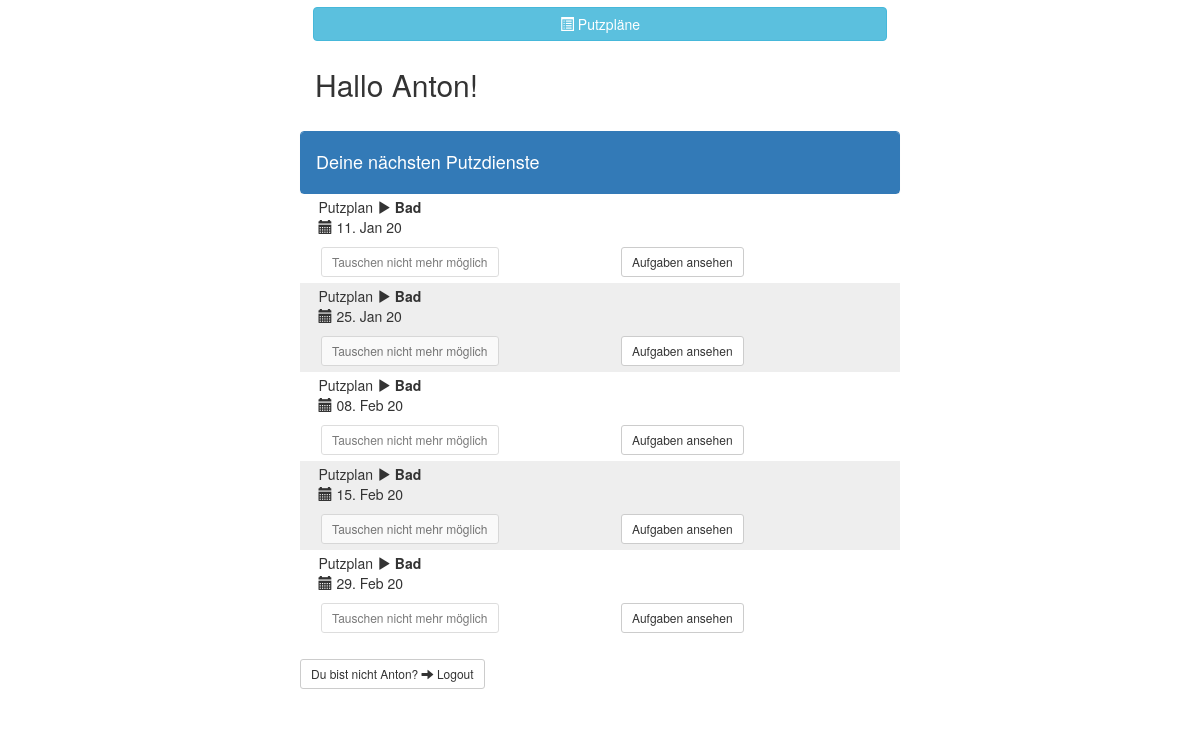
The app's page /du/seite2/ (signed in), older data.
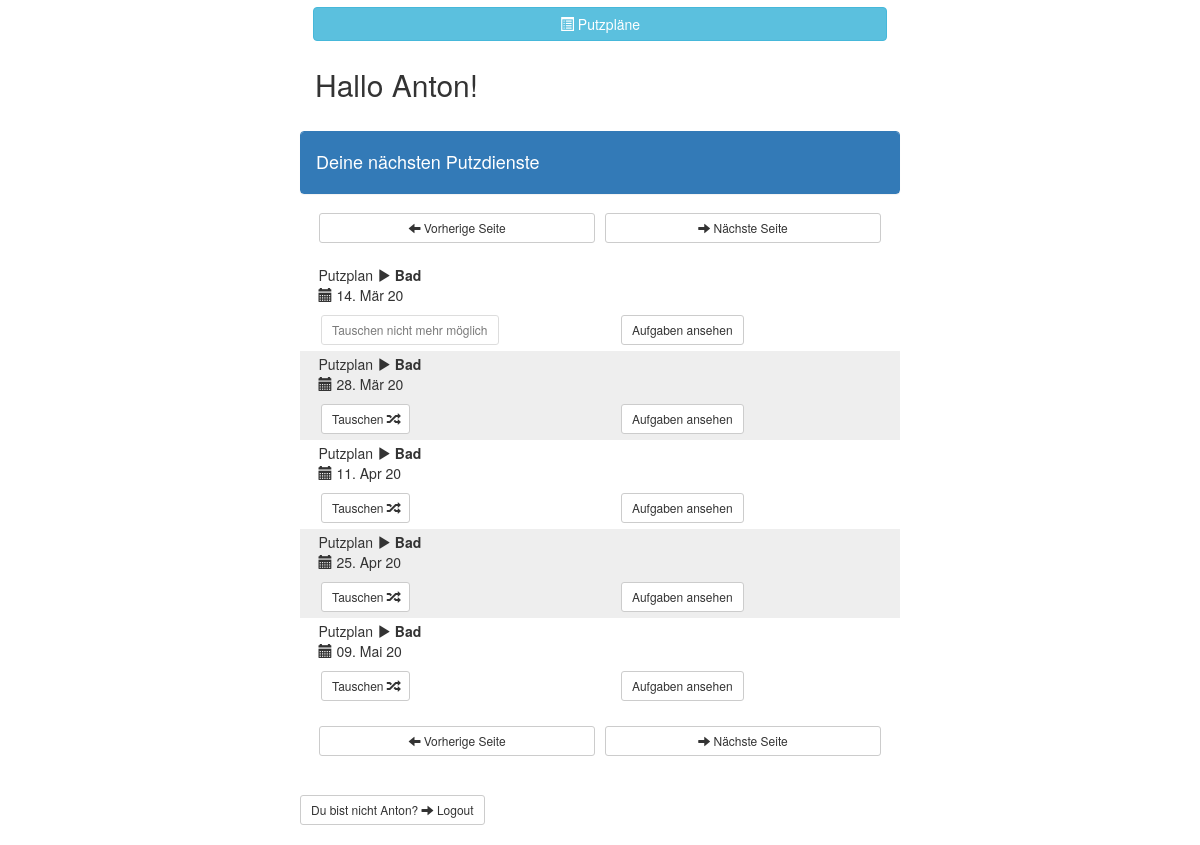
The same page, newer data.
### webinterface/models.py (models this page shows, shortened)
class Cleaner(models.Model):
    class Meta:
        ordering = ('name',)
    user = models.ForeignKey(User, on_delete=models.CASCADE, null=True)
    name = models.CharField(max_length=20, unique=True)
    slug = models.CharField(max_length=20, unique=True)
    time_zone = models.CharField(max_length=30, default="Europe/Berlin")
    slack_id = models.CharField(max_length=10, default='')
    PREFERENCE = ((1, 'Ich möchte immer nur einen Putzdienst auf einmal machen müssen.'),
                  (2, 'Ich möchte höchstens zwei Putzdienste auf einmal machen müssen.'),
                  (3, 'Mir ist es egal, wie viele Putzdienste ich auf einmal habe.'))
    preference = models.IntegerField(choices=PREFERENCE, default=2)
    objects = CleanerQuerySet.as_manager()

class Assignment(models.Model):
    cleaner = models.ForeignKey(Cleaner, on_delete=models.CASCADE)
    cleaners_comment = models.CharField(max_length=200)
    created = models.DateField(auto_now_add=timezone.now().date(), editable=False)
    cleaning_week = models.ForeignKey(CleaningWeek, on_delete=models.CASCADE, editable=False)
    schedule = models.ForeignKey(Schedule, on_delete=models.CASCADE, editable=False)
    objects = AssignmentQuerySet.as_manager()
    class Meta:
        ordering = ('-cleaning_week__week',)
    def assignment_date(self):
        return self.cleaning_week.assignment_date()
    def tasks_are_ready_to_be_done(self):
        return self.cleaning_week.tasks_are_ready_to_be_done()
    def has_passed(self):
        return self.assignment_date() < timezone.now().date() and not self.tasks_are_ready_to_be_done()
    def switch_requested(self):
        duty_switch = DutySwitch.objects.filter(requester_assignment=self).filter(acceptor_assignment__isnull=True)
        if duty_switch.exists():
            return duty_switch.first()
        else:
            return None

class Schedule(models.Model):
    class Meta:
        ordering = ('cleaners_per_date',)
    name = models.CharField(max_length=20, unique=True)
    slug = models.CharField(max_length=20, unique=True)
    CLEANERS_PER_DATE_CHOICES = ((1, 'Einen'), (2, 'Zwei'))
    cleaners_per_date = models.IntegerField(default=1, choices=CLEANERS_PER_DATE_CHOICES)
    WEEKDAYS = ((0, 'Montag'), (1, 'Dienstag'), (2, 'Mittwoch'), (3, 'Donnerstag'),
                (4, 'Freitag'), (5, 'Samstag'), (6, 'Sonntag'))
    weekday = models.IntegerField(default=6, choices=WEEKDAYS)
    FREQUENCY_CHOICES = ((1, 'Jede Woche'), (2, 'Gerade Wochen'), (3, 'Ungerade Wochen'))
    frequency = models.IntegerField(default=1, choices=FREQUENCY_CHOICES)
    disabled = models.BooleanField(default=False)
    objects = ScheduleQuerySet.as_manager()
    def __init__(self, *args, **kwargs):
        super(Schedule, self).__init__(*args, **kwargs)
        self.previous_cleaners_per_date = self.cleaners_per_date
        self.previous_frequency = self.frequency
    """
    Creates assignments cover a timespan and has several more options.

    Week numbers must be epoch week numbers as returned by date_to_epoch_week().
    @param start_week: First week number on which a new Assignment will be created.
    @param end_week: Last week number on which a new Assignment will be created
    @param mode Sets the mode of creation:
    - 1(default): Delete existing Assignments and CleaningDays and regenerate them throughout time frame
    - 2: Keep existing Assignments and only create new ones where there are none already
    - 3: Only reassign Assignments on existing CleaningDays, don't generate new CleaningDays
    """

class CleaningWeek(models.Model):
    class Meta:
        ordering = ('-week',)
        unique_together = ('week', 'schedule')
    week = models.IntegerField(editable=False)
    excluded = models.ManyToManyField(Cleaner)
    schedule = models.ForeignKey(Schedule, on_delete=models.CASCADE, editable=False)
    tasks_valid = models.BooleanField(default=False)
    assignments_valid = models.BooleanField(default=False)
    disabled = models.BooleanField(default=False)
    objects = CleaningWeekQuerySet.as_manager()
    def __init__(self, *args, **kwargs):
        super().__init__(*args, **kwargs)
    def assignment_date(self):
        return epoch_week_to_monday(self.week) + datetime.timedelta(days=self.schedule.weekday)
    def tasks_are_ready_to_be_done(self):
        for task in self.task_set.all():
            if task.my_time_has_come():
                return True
        return False
    def week_start(self):
        return epoch_week_to_monday(self.week)

### webinterface/views.py (the view, shortened to what this page needs)
# urls.py: path('du/seite<int:page>/', login_required(CleanerView.as_view()), name='cleaner'),
class CleanerView(TemplateView):
    template_name = "webinterface/cleaner.html"
    def get(self, request, *args, **kwargs):
        if request.user.is_superuser:
            return HttpResponseRedirect(reverse_lazy('webinterface:config'))
        try:
            cleaner = Cleaner.objects.get(user=request.user)
        except Cleaner.DoesNotExist:
            return Http404("Putzer existiert nicht")
        timezone.activate(cleaner.time_zone)
        context = dict()
        context['table_header'] = Schedule.objects.all().order_by('frequency')
        context['cleaner'] = cleaner
        assignments = context['cleaner'].assignment_set.order_by('cleaning_week__week')
        elements_per_page = 5
        pagination = Paginator(assignments, elements_per_page)
        context['page'] = pagination.get_page(kwargs['page'])
        context['answerable_dutyswitch_requests'] = []
        for dutyswitch in DutySwitch.objects.open().all():
            if cleaner.can_accept_duty_switch_request(dutyswitch):
                context['answerable_dutyswitch_requests'].append(dutyswitch)
        return self.render_to_response(context)

### webinterface/models.py (called while the page is built)
def epoch_week_to_monday(week: int) -> datetime.date:
    epoch_seconds = ((week * 7) - 3) * 24 * 60 * 60
    return datetime.date.fromtimestamp(time.mktime(time.gmtime(epoch_seconds)))

    def start_date(self):
        return self.cleaning_week.week_start() \
               + datetime.timedelta(days=self.cleaning_week.schedule.weekday) \
               - datetime.timedelta(days=self.template.start_days_before)

    def end_date(self):
        return self.cleaning_week.week_start() \
               + datetime.timedelta(days=self.cleaning_week.schedule.weekday) \
               + datetime.timedelta(days=self.template.end_days_after)

    def my_time_has_come(self):
        return self.start_date() <= timezone.now().date() <= self.end_date()

    def open(self, schedule=None):
        if schedule:
            return self.filter(acceptor_assignment__isnull=True).filter(requester_assignment__schedule=schedule)
        else:
            return self.filter(acceptor_assignment__isnull=True)

### webinterface/templates/webinterface/cleaner.html (shortened to what this page needs)
{% extends "webinterface/mobile_first_body.html" %}
{% load crispy_forms_tags %}
{% load tz %}
{% block main %}
        <div class="row">
            <div class="btn btn-group btn-group-md btn-group-justified" role="group">
                {% include "webinterface_snippets/button_to_schedule_list_page.html" %}
            </div>
        </div>
        <h2>Hallo {{ cleaner.name }}!</h2>
        <br>
        <div class="row">
            <div class="panel panel-primary" style="margin: 0">
                <div class="panel-heading">
                    <h4>Deine nächsten Putzdienste</h4>
                </div>
            </div>
            <div class="col-xs-12">
                {% include "webinterface_snippets/cleaner_pagination_buttons.html" %}
                {% for assignment in page %}
                    <div class="row" style="background-color: {% cycle "#FFFFFF" "#EEEEEE" %};">
                    <div class="col-xs-12">
                        {% include "webinterface_snippets/assignment_table_row.html" %}
                        <div class="row">
                            <div class="col-xs-6">
                                {% if not assignment.has_passed %}
                                    {% if assignment.switch_requested %}
                                        <a class="btn btn-warning btn-sm"
                                           href="{% url 'webinterface:dutyswitch-delete' assignment.switch_requested.pk page.number %}"
                                           role="button" style="white-space: normal; margin: 0.5em">
                                            Tauschanfrage löschen <span class="glyphicon glyphicon-remove"></span>
                                        </a>
                                    {% else %}
                                        <a class="btn btn-default btn-sm"
                                            href="{% url 'webinterface:dutyswitch-create' assignment.pk page.number %}"
                                            role="button" style="white-space: normal; margin: 0.5em">
                                            Tauschen <span class="glyphicon glyphicon-random"></span>
                                        </a>
                                    {% endif %}
                                {% else %}
                                    <a class="btn btn-default btn-sm disabled" href="#" role="button" style="white-space: normal; margin: 0.5em">
                                        Tauschen nicht mehr möglich
                                    </a>
                                {% endif %}
                            </div>
                            <div class="col-xs-6">
                                {% if assignment.tasks_are_ready_to_be_done %}
                                    <a class="btn btn-success btn-sm"
                                       href="{% url 'webinterface:assignment-tasks-back-to-cleaner' assignment.pk page.number %}"
                                       role="button" style="white-space: normal; margin: 0.5em">
                                        <span class="glyphicon glyphicon-play-circle"></span> Putzen
                                    </a>
                                {% else %}
                                    <a class="btn btn-default btn-sm"
                                       href="{% url 'webinterface:assignment-tasks-back-to-cleaner' assignment.pk page.number %}"
                                       role="button" style="white-space: normal; margin: 0.5em">
                                        Aufgaben ansehen
                                    </a>
                                {% endif %}
                            </div>
                        </div>
                    </div>
                    </div>
                {% empty %}
                    Keine Putzdienste zu zeigen
                {% endfor %}
                {% include "webinterface_snippets/cleaner_pagination_buttons.html" %}
            </div>
        </div>
        <div class="row" style="padding: 20px 0px">
            <a class="btn btn-default btn-sm" role="button" href="{% url 'webinterface:logout' %}">
                 Du bist nicht {{ cleaner.name }}? <span class="glyphicon glyphicon-arrow-right"></span> Logout
            </a>
        </div>
{% endblock %}

### webinterface/templates/webinterface/mobile_first_body.html (shortened to what this page needs)
{% extends "webinterface/base.html" %}
{% block body %}
    <div class="container-fluid">
        <div class="row">
            <div class="col-sm-8 col-sm-offset-2 col-md-6 col-md-offset-3">
                {% block main %}{% endblock %}
            </div>
        </div>
    </div>
{% endblock %}

### webinterface/templates/webinterface/base.html (shortened to what this page needs)
{% load bootstrap3 %}
{% load static %}
<!DOCTYPE html>
<html lang="de_DE">
<head>
    {% bootstrap_css %}
</head>
<body>
    {% block body %}{% endblock %}
</body>
</html>

### webinterface/templates/webinterface_snippets/button_to_schedule_list_page.html
<a class="btn btn-info" role="button" href="{% url 'webinterface:schedule-list' %}">
    <span class="glyphicon glyphicon-list-alt"></span> Putzpläne
</a>

### webinterface/templates/webinterface_snippets/cleaner_pagination_buttons.html
{% if page.has_previous or page.has_next %}
    <div class="row" style="padding: 1em">
        <div class="col-xs-6" style="padding: 5px">
            {% if page.has_previous %}
                <a class="btn btn-default btn-block btn-sm" role="button"
                        href="{% url 'webinterface:cleaner' page.previous_page_number %}">
                    <span class="glyphicon glyphicon-arrow-left"></span> Vorherige Seite
                </a>
            {% endif %}
        </div>
        <div class="col-xs-6" style="padding: 5px">
            {% if page.has_next %}
                <a class="btn btn-default btn-block btn-sm" role="button"
                    href="{% url 'webinterface:cleaner' page.next_page_number %}">
                    <span class="glyphicon glyphicon-arrow-right"></span> Nächste Seite
                </a>
            {% endif %}
        </div>
    </div>
{% endif %}

### webinterface/templates/webinterface_snippets/assignment_table_row.html (shortened to what this page needs)
<div class="row" style="padding: 0.25em">
    <div class="col-xs-12">
        Putzplan <span class="glyphicon glyphicon-play"></span> <b>{{ assignment.schedule.name }}</b>
    </div>
    <div class="col-xs-6">
        <span class="glyphicon glyphicon-calendar"></span> {{ assignment.assignment_date|date:"d. M y" }}
    </div>
    <div class="col-xs-6">
    </div>
</div>

Row changes from the older to the newer data that the page shows:
removed Assignment: schedule.name "Bad", assignment_date "11. Jan 20", shows "Tauschen nicht mehr möglich", shows "Aufgaben ansehen"
removed Assignment: schedule.name "Bad", assignment_date "25. Jan 20", shows "Tauschen nicht mehr möglich", shows "Aufgaben ansehen"
removed Assignment: schedule.name "Bad", assignment_date "08. Feb 20", shows "Tauschen nicht mehr möglich", shows "Aufgaben ansehen"
removed Assignment: schedule.name "Bad", assignment_date "15. Feb 20", shows "Tauschen nicht mehr möglich", shows "Aufgaben ansehen"
removed Assignment: schedule.name "Bad", assignment_date "29. Feb 20", shows "Tauschen nicht mehr möglich", shows "Aufgaben ansehen"
added Assignment: schedule.name "Bad", assignment_date "14. Mär 20", shows "Tauschen nicht mehr möglich", shows "Aufgaben ansehen"
added Assignment: schedule.name "Bad", assignment_date "28. Mär 20", shows "Tauschen", shows "Aufgaben ansehen"
added Assignment: schedule.name "Bad", assignment_date "11. Apr 20", shows "Tauschen", shows "Aufgaben ansehen"
added Assignment: schedule.name "Bad", assignment_date "25. Apr 20", shows "Tauschen", shows "Aufgaben ansehen"
added Assignment: schedule.name "Bad", assignment_date "09. Mai 20", shows "Tauschen", shows "Aufgaben ansehen"
Text that changed along with them:
text now shown: "Vorherige Seite Vorherige Seite Nächste Seite Nächste Seite"
